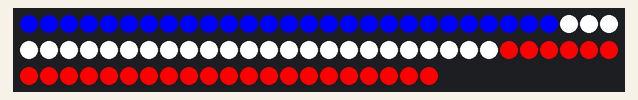
Simulated run of this sketch. Board: Arduino Uno, built with avr-gcc and run on an emulated ATmega328P. Parts: 81 RGB LEDs in strip order, left to right, continuing on the next row.

Above: at 0.3 s.

The sketch:

main.ino
```cpp
#include <FastLED.h>
#define NUM_LEDS 81
#define DATA_PIN 4
CRGB leds[NUM_LEDS];

//============================================================

void setup() {
  // put your setup code here, to run once:
Serial.begin(9600);

FastLED.addLeds<WS2812B, DATA_PIN, GRB>(leds, NUM_LEDS);

}

//============================================================

void loop() {

for (int i=0; i<27; i++){
  leds[i] = CRGB::Blue;
  FastLED.show();
}

for (int i=27; i<54; i++){
  leds[i] = CRGB::White;
  FastLED.show();
}
for (int i=54; i<81; i++){
  leds[i] = CRGB::Red;
  FastLED.show();
}

/*
for (int i=0; i<27; i++){
  leds[i] = CRGB(0,107,99);
  FastLED.show();
}

for (int i=27; i<54; i++){
  leds[i] = CRGB(206,17,38);
  FastLED.show();
}
for (int i=54; i<81; i++){
  leds[i] = CRGB(255,206,0);
  FastLED.show();
}
leds[40] = CRGB(255,206,0);
  FastLED.show();
delay(1000000);
*/

}
```
